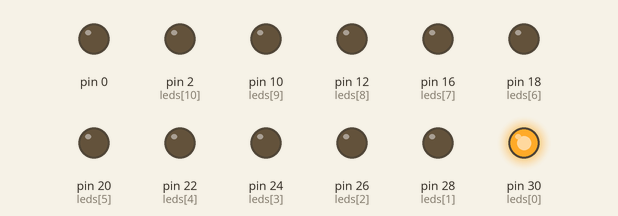
This sketch was run on a simulated Arduino Mega 2560, built with avr-gcc and run on an emulated ATmega2560. On the bench: output pins drawn as LEDs (lit = HIGH).

Above: at 0.1 s.
At 0.7 s:
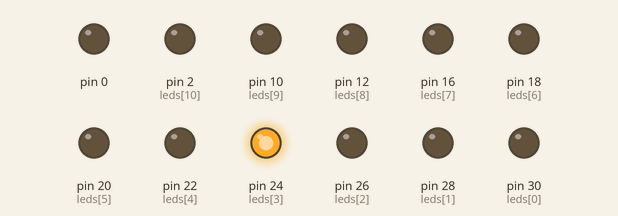
At 1.3 s:
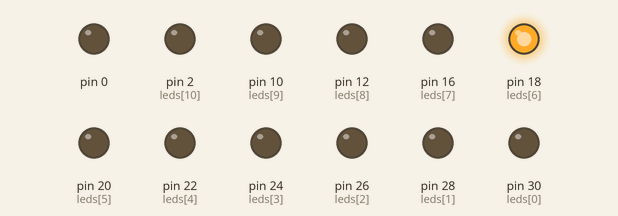
At 2.7 s:
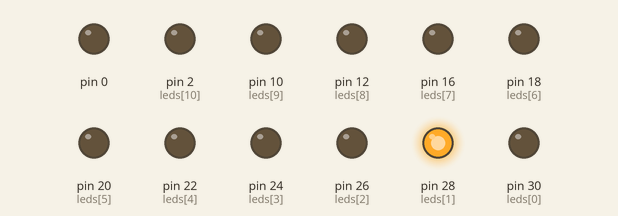
At 3.9 s:
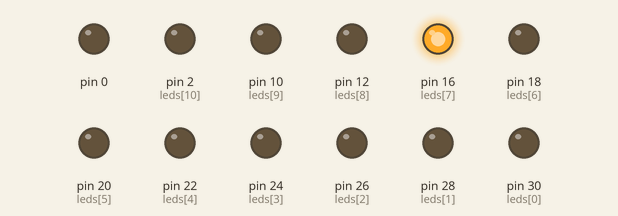
At 5.3 s:
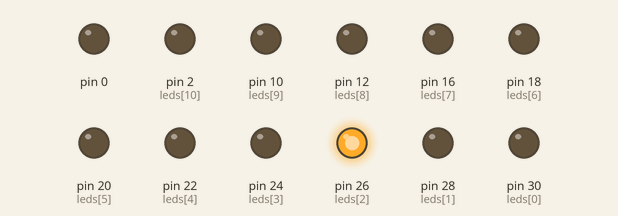
Timing chart, 0 to 5.6 s (numbered marks = the images above):
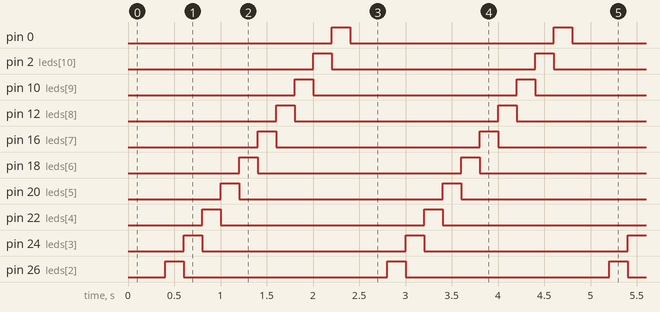

Measured:
- by itself, pin 0, pin 2 (leds[10]), pin 10 (leds[9]), pin 12 (leds[8]), pin 16 (leds[7]), pin 18 (leds[6]), pin 20 (leds[5]), pin 22 (leds[4]), pin 24 (leds[3]), pin 26 (leds[2]), pin 28 (leds[1]), pin 30 (leds[0]): alternates HIGH for 0.20 s and LOW for 2.2 s
- by itself, everything shown: repeats every 2.4 s, in 12 steps

The sketch:

mega2560pro.ino
```cpp
#define interval 200

int leds[] = {30, 28, 26, 24, 22, 20, 18, 16, 12, 10, 2};

void setup() {
	for (int i=0; i<=11; i++)
	{
		pinMode(leds[i], OUTPUT);
	}
}

void loop() {
	for (int x=0; x<=11; x++)
 	{
	 digitalWrite(leds[x], HIGH);
	 delay(interval);
	 digitalWrite(leds[x], LOW);
	}
}
```
